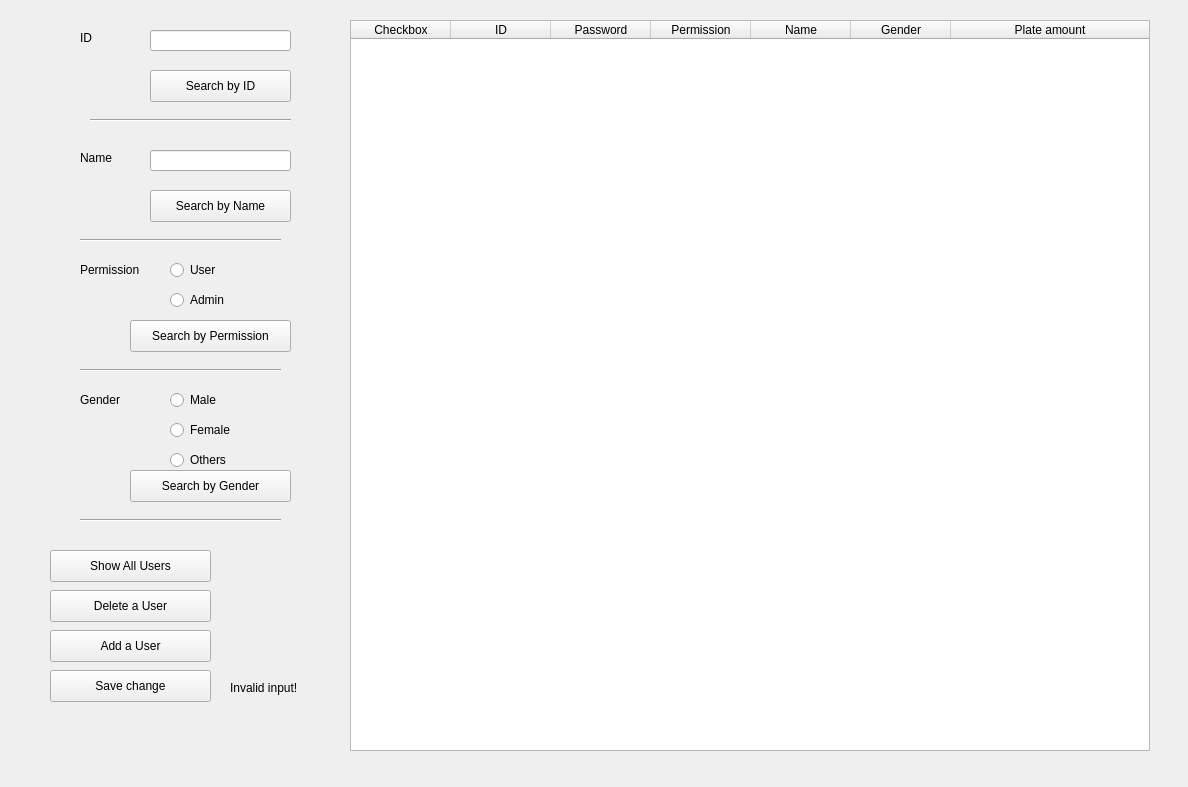
<?xml version="1.0" encoding="UTF-8"?>
<ui version="4.0">
 <class>Search</class>
 <widget class="QWidget" name="Search">
  <property name="geometry">
   <rect>
    <x>0</x>
    <y>0</y>
    <width>1188</width>
    <height>787</height>
   </rect>
  </property>
  <property name="windowTitle">
   <string>Search/Edit</string>
  </property>
  <widget class="QLineEdit" name="Name_input">
   <property name="geometry">
    <rect>
     <x>150</x>
     <y>150</y>
     <width>141</width>
     <height>21</height>
    </rect>
   </property>
   <property name="minimumSize">
    <size>
     <width>141</width>
     <height>21</height>
    </size>
   </property>
   <property name="text">
    <string/>
   </property>
  </widget>
  <widget class="Line" name="line">
   <property name="geometry">
    <rect>
     <x>90</x>
     <y>110</y>
     <width>201</width>
     <height>20</height>
    </rect>
   </property>
   <property name="orientation">
    <enum>Qt::Horizontal</enum>
   </property>
  </widget>
  <widget class="QPushButton" name="ID_search_button">
   <property name="geometry">
    <rect>
     <x>150</x>
     <y>70</y>
     <width>141</width>
     <height>32</height>
    </rect>
   </property>
   <property name="minimumSize">
    <size>
     <width>141</width>
     <height>32</height>
    </size>
   </property>
   <property name="text">
    <string>Search by ID</string>
   </property>
  </widget>
  <widget class="QPushButton" name="Permission_button">
   <property name="geometry">
    <rect>
     <x>130</x>
     <y>320</y>
     <width>161</width>
     <height>32</height>
    </rect>
   </property>
   <property name="minimumSize">
    <size>
     <width>161</width>
     <height>32</height>
    </size>
   </property>
   <property name="text">
    <string>Search by Permission</string>
   </property>
  </widget>
  <widget class="Line" name="line_3">
   <property name="geometry">
    <rect>
     <x>80</x>
     <y>360</y>
     <width>201</width>
     <height>20</height>
    </rect>
   </property>
   <property name="orientation">
    <enum>Qt::Horizontal</enum>
   </property>
  </widget>
  <widget class="QLineEdit" name="ID_input">
   <property name="geometry">
    <rect>
     <x>150</x>
     <y>30</y>
     <width>141</width>
     <height>21</height>
    </rect>
   </property>
   <property name="minimumSize">
    <size>
     <width>141</width>
     <height>21</height>
    </size>
   </property>
   <property name="text">
    <string/>
   </property>
  </widget>
  <widget class="QPushButton" name="Show_all_button">
   <property name="geometry">
    <rect>
     <x>50</x>
     <y>550</y>
     <width>161</width>
     <height>32</height>
    </rect>
   </property>
   <property name="minimumSize">
    <size>
     <width>161</width>
     <height>32</height>
    </size>
   </property>
   <property name="text">
    <string>Show All Users</string>
   </property>
  </widget>
  <widget class="QPushButton" name="Name_search_button">
   <property name="geometry">
    <rect>
     <x>150</x>
     <y>190</y>
     <width>141</width>
     <height>32</height>
    </rect>
   </property>
   <property name="minimumSize">
    <size>
     <width>141</width>
     <height>32</height>
    </size>
   </property>
   <property name="text">
    <string>Search by Name</string>
   </property>
  </widget>
  <widget class="Line" name="line_2">
   <property name="geometry">
    <rect>
     <x>80</x>
     <y>230</y>
     <width>201</width>
     <height>20</height>
    </rect>
   </property>
   <property name="orientation">
    <enum>Qt::Horizontal</enum>
   </property>
  </widget>
  <widget class="QTableWidget" name="Display_table">
   <property name="geometry">
    <rect>
     <x>350</x>
     <y>20</y>
     <width>800</width>
     <height>731</height>
    </rect>
   </property>
   <property name="minimumSize">
    <size>
     <width>800</width>
     <height>361</height>
    </size>
   </property>
   <property name="sizeAdjustPolicy">
    <enum>QAbstractScrollArea::AdjustToContents</enum>
   </property>
   <attribute name="horizontalHeaderVisible">
    <bool>true</bool>
   </attribute>
   <attribute name="horizontalHeaderCascadingSectionResizes">
    <bool>false</bool>
   </attribute>
   <attribute name="horizontalHeaderDefaultSectionSize">
    <number>100</number>
   </attribute>
   <attribute name="horizontalHeaderMinimumSectionSize">
    <number>20</number>
   </attribute>
   <attribute name="horizontalHeaderShowSortIndicator" stdset="0">
    <bool>false</bool>
   </attribute>
   <attribute name="horizontalHeaderStretchLastSection">
    <bool>true</bool>
   </attribute>
   <column>
    <property name="text">
     <string>Checkbox</string>
    </property>
   </column>
   <column>
    <property name="text">
     <string>ID</string>
    </property>
   </column>
   <column>
    <property name="text">
     <string>Password</string>
    </property>
   </column>
   <column>
    <property name="text">
     <string>Permission</string>
    </property>
   </column>
   <column>
    <property name="text">
     <string>Name</string>
    </property>
   </column>
   <column>
    <property name="text">
     <string>Gender</string>
    </property>
   </column>
   <column>
    <property name="text">
     <string>Plate amount</string>
    </property>
   </column>
  </widget>
  <widget class="QLabel" name="Name_label">
   <property name="geometry">
    <rect>
     <x>80</x>
     <y>150</y>
     <width>61</width>
     <height>16</height>
    </rect>
   </property>
   <property name="minimumSize">
    <size>
     <width>61</width>
     <height>16</height>
    </size>
   </property>
   <property name="text">
    <string>Name</string>
   </property>
  </widget>
  <widget class="QRadioButton" name="Male_button">
   <property name="geometry">
    <rect>
     <x>170</x>
     <y>390</y>
     <width>100</width>
     <height>20</height>
    </rect>
   </property>
   <property name="minimumSize">
    <size>
     <width>100</width>
     <height>20</height>
    </size>
   </property>
   <property name="text">
    <string>Male</string>
   </property>
  </widget>
  <widget class="QLabel" name="Edit_error_message">
   <property name="geometry">
    <rect>
     <x>230</x>
     <y>680</y>
     <width>81</width>
     <height>16</height>
    </rect>
   </property>
   <property name="minimumSize">
    <size>
     <width>71</width>
     <height>16</height>
    </size>
   </property>
   <property name="text">
    <string>Invalid input!</string>
   </property>
  </widget>
  <widget class="QRadioButton" name="Female_button">
   <property name="geometry">
    <rect>
     <x>170</x>
     <y>420</y>
     <width>100</width>
     <height>20</height>
    </rect>
   </property>
   <property name="minimumSize">
    <size>
     <width>100</width>
     <height>20</height>
    </size>
   </property>
   <property name="text">
    <string>Female</string>
   </property>
  </widget>
  <widget class="QPushButton" name="Save_change_button">
   <property name="geometry">
    <rect>
     <x>50</x>
     <y>670</y>
     <width>161</width>
     <height>32</height>
    </rect>
   </property>
   <property name="minimumSize">
    <size>
     <width>161</width>
     <height>32</height>
    </size>
   </property>
   <property name="text">
    <string>Save change</string>
   </property>
  </widget>
  <widget class="QPushButton" name="Gender_button">
   <property name="geometry">
    <rect>
     <x>130</x>
     <y>470</y>
     <width>161</width>
     <height>32</height>
    </rect>
   </property>
   <property name="minimumSize">
    <size>
     <width>161</width>
     <height>32</height>
    </size>
   </property>
   <property name="text">
    <string>Search by Gender</string>
   </property>
  </widget>
  <widget class="QPushButton" name="Add_User_button">
   <property name="geometry">
    <rect>
     <x>50</x>
     <y>630</y>
     <width>161</width>
     <height>32</height>
    </rect>
   </property>
   <property name="minimumSize">
    <size>
     <width>161</width>
     <height>32</height>
    </size>
   </property>
   <property name="text">
    <string>Add a User</string>
   </property>
  </widget>
  <widget class="Line" name="line_4">
   <property name="geometry">
    <rect>
     <x>80</x>
     <y>510</y>
     <width>201</width>
     <height>20</height>
    </rect>
   </property>
   <property name="orientation">
    <enum>Qt::Horizontal</enum>
   </property>
  </widget>
  <widget class="QLabel" name="Permission_label">
   <property name="geometry">
    <rect>
     <x>80</x>
     <y>260</y>
     <width>81</width>
     <height>20</height>
    </rect>
   </property>
   <property name="minimumSize">
    <size>
     <width>81</width>
     <height>20</height>
    </size>
   </property>
   <property name="text">
    <string>Permission</string>
   </property>
  </widget>
  <widget class="QPushButton" name="Delete_User_button">
   <property name="geometry">
    <rect>
     <x>50</x>
     <y>590</y>
     <width>161</width>
     <height>32</height>
    </rect>
   </property>
   <property name="minimumSize">
    <size>
     <width>161</width>
     <height>32</height>
    </size>
   </property>
   <property name="text">
    <string>Delete a User</string>
   </property>
  </widget>
  <widget class="QRadioButton" name="Others_button">
   <property name="geometry">
    <rect>
     <x>170</x>
     <y>450</y>
     <width>100</width>
     <height>20</height>
    </rect>
   </property>
   <property name="minimumSize">
    <size>
     <width>100</width>
     <height>20</height>
    </size>
   </property>
   <property name="text">
    <string>Others</string>
   </property>
  </widget>
  <widget class="QLabel" name="ID_label">
   <property name="geometry">
    <rect>
     <x>80</x>
     <y>30</y>
     <width>61</width>
     <height>16</height>
    </rect>
   </property>
   <property name="minimumSize">
    <size>
     <width>61</width>
     <height>16</height>
    </size>
   </property>
   <property name="text">
    <string>ID</string>
   </property>
  </widget>
  <widget class="QRadioButton" name="Admin_button">
   <property name="geometry">
    <rect>
     <x>170</x>
     <y>290</y>
     <width>100</width>
     <height>20</height>
    </rect>
   </property>
   <property name="minimumSize">
    <size>
     <width>100</width>
     <height>20</height>
    </size>
   </property>
   <property name="text">
    <string>Admin</string>
   </property>
  </widget>
  <widget class="QLabel" name="Gender_label">
   <property name="geometry">
    <rect>
     <x>80</x>
     <y>390</y>
     <width>81</width>
     <height>20</height>
    </rect>
   </property>
   <property name="minimumSize">
    <size>
     <width>81</width>
     <height>20</height>
    </size>
   </property>
   <property name="text">
    <string>Gender</string>
   </property>
  </widget>
  <widget class="QRadioButton" name="User_button">
   <property name="geometry">
    <rect>
     <x>170</x>
     <y>260</y>
     <width>100</width>
     <height>20</height>
    </rect>
   </property>
   <property name="minimumSize">
    <size>
     <width>100</width>
     <height>20</height>
    </size>
   </property>
   <property name="text">
    <string>User</string>
   </property>
  </widget>
 </widget>
 <resources/>
 <connections/>
</ui>
